Frame 1 (no input): blank canvas, image omitted
Frame 60 (no input): blank canvas, image omitted
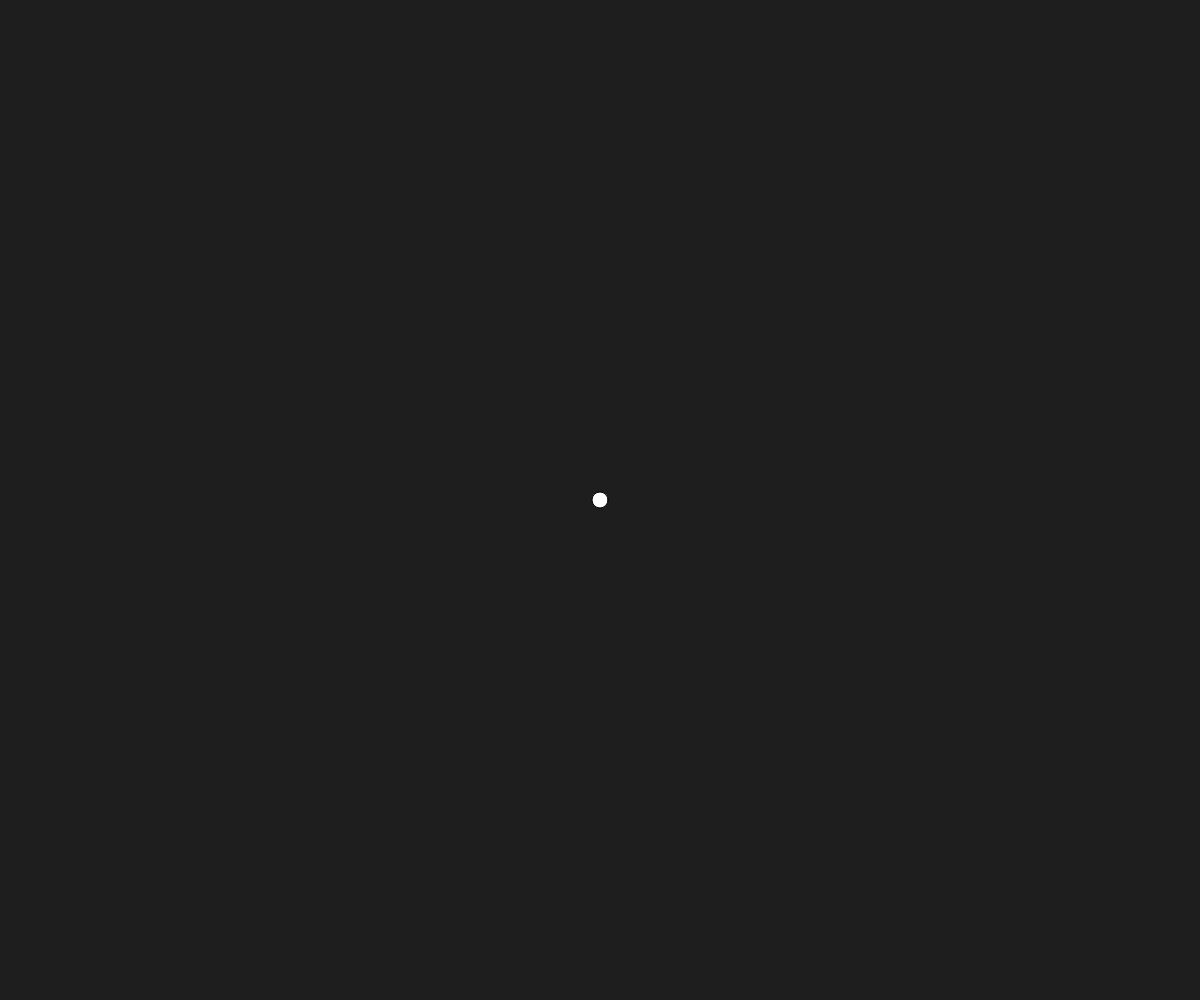
Frame 120 (the mouse pressed at the canvas centre since frame 60)

The p5.js sketch whose frames 1 and 60 were blank and that drew this single picture after the mouse press (run headless with seeded random() and noise() and a simulated clock; from frame 60 on, the mouse is pressed at the canvas centre):

// p5.js sketch
// ── sketch.js
var vertices = [];

// Setting up the initial canvas
function setup() {
  createCanvas(windowWidth, windowHeight);   
}

// Getting the vertics when clicked on the canvas
function mousePressed() {
  var v = createVector(mouseX, mouseY);
  vertices.push(v);
}

function draw() {
  // Setting background colour
  background(30);

  // In Prim's Algorithm there would be two sets of vertices : 
  // 1. First set of vertices which are already included in Tree - included
  // 2. The vertices which are not included/touched yet - notIncluded

  var included = [];
  var notIncluded = [];

  // push all the vertices to notIncluded initially
  for (var i = 0; i < vertices.length; i++) {
    notIncluded.push(vertices[i]);
  }

  // Choose any one point
  included.push(notIncluded[0]);
  notIncluded.splice(0, 1);

  while (notIncluded.length > 0) {
    var record = 10000000;
    var rIndex;
    var uIndex;
    
    for (var i = 0; i < included.length; i++) {
      for (var j = 0; j < notIncluded.length; j++) {

        // storing included and nonIncluded vertices
        var v1 = included[i];
        var v2 = notIncluded[j];

        // Calculating shortest distance between two vetices
        var d = dist(v1.x, v1.y, v2.x, v2.y);
        
        if (d < record) {
          record = d;
          rIndex = i;
          uIndex = j;
        }
      }
    }
    stroke(255);
    strokeWeight(4);
    line(
      included[rIndex].x,
      included[rIndex].y,
      notIncluded[uIndex].x,
      notIncluded[uIndex].y
    );
    included.push(notIncluded[uIndex]);
    notIncluded.splice(uIndex, 1);
  }

  for (var i = 0; i < vertices.length; i++) {
    
    fill(255);
    // Circles when clicked
    ellipse(vertices[i].x, vertices[i].y, 16, 16);
  }
}
